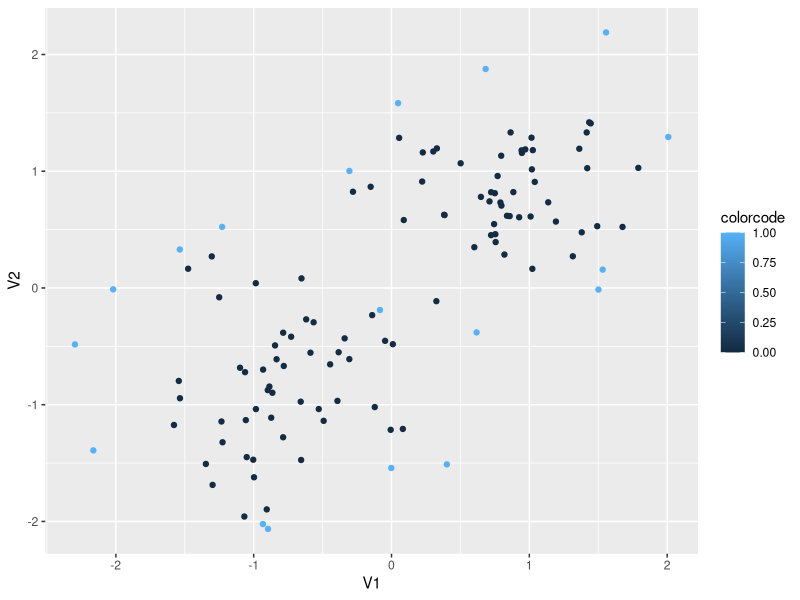
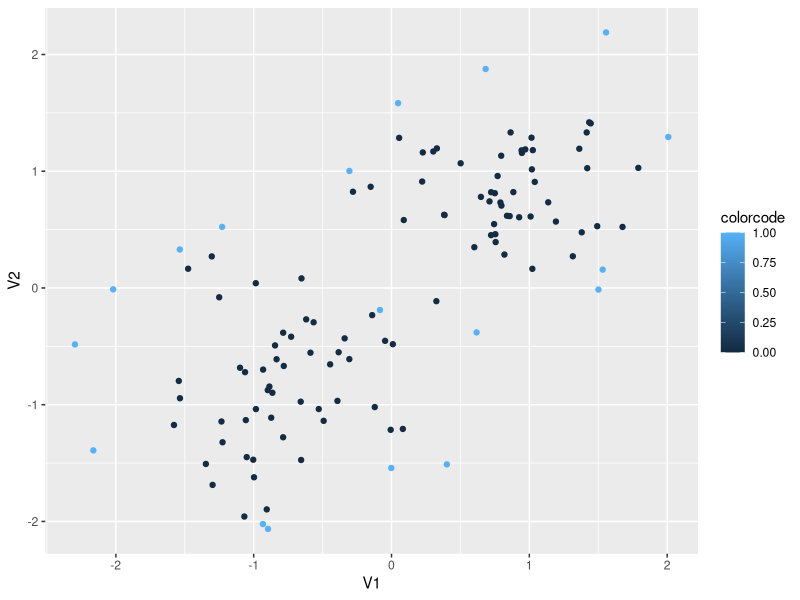

Here is the R script that generated these plots, in order:
require(kernlab)
require(ggplot2)

# change working directory
frame_files <- lapply(sys.frames(), function(x) x$ofile)
frame_files <- Filter(Negate(is.null), frame_files)
setwd(dirname(frame_files[[length(frame_files)]]))

x <- rbind(
    matrix(rnorm(120), ncol=2),
    matrix(rnorm(120, mean=3), ncol=2)
  )

x <- scale(x)

model <- ksvm(
          x,
          type="one-svc",
          kernel=rbfdot(sigma=0.5),
          nu=0.1
        )

colorcode <- rep(0, nrow(x))
colorcode[model@alphaindex] <- 1

x <- as.data.frame(cbind(x, colorcode))

p <- ggplot(
  x,
  aes (
    x = V1,
    y = V2,
    colour=colorcode
  )
)
p <- p + geom_point()
plot(p)
ggsave("./img/svm-rbf.png", p)
